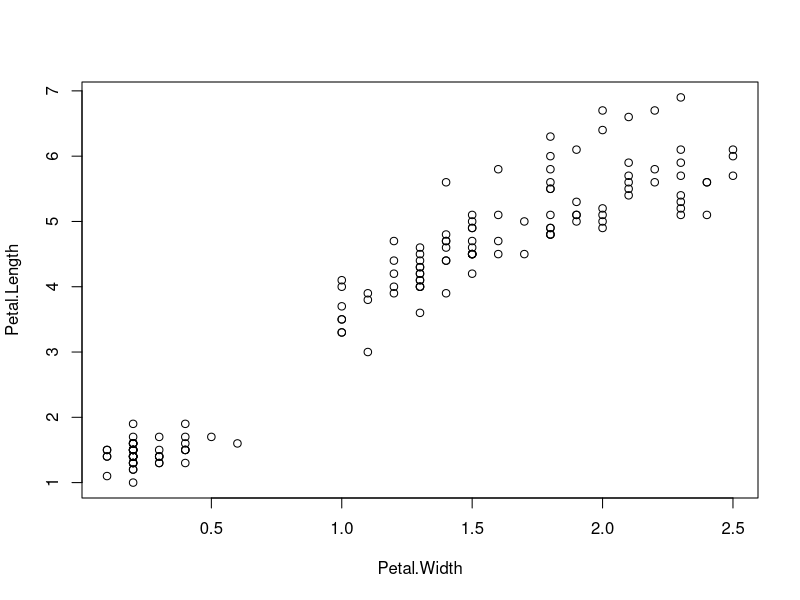

Write the R code that produced this figure. (Note: this script raises an error after producing the figure.)
## ---- chunk 1
library(xtable)
## Opções comuns utilizadas em todas as tabelas usando xtable
options(xtable.caption.placement = "top",
        xtable.include.rownames = FALSE,
        xtable.comment = FALSE)
## Opções comuns para o knitr
knitr::opts_chunk$set(echo = FALSE,
                      out.width = "80%",
                      fig.align = "center")
## ---- chunk 2
da <- head(iris)
xtable(da, caption =
               "Uma legenda para essa tabela com \\textbf{xtable}.",
       label = "tab:dados")
## ---- chunk 3
knitr::kable(da, caption =
                     "Uma legenda para essa tabela com \\textbf{kable}.")
## ---- chunk 4
plot(Petal.Length ~ Petal.Width, data = iris)
## ---- chunk 5
knitr::include_graphics("leg.pdf")
## ---- chunk 6
str(iris)
